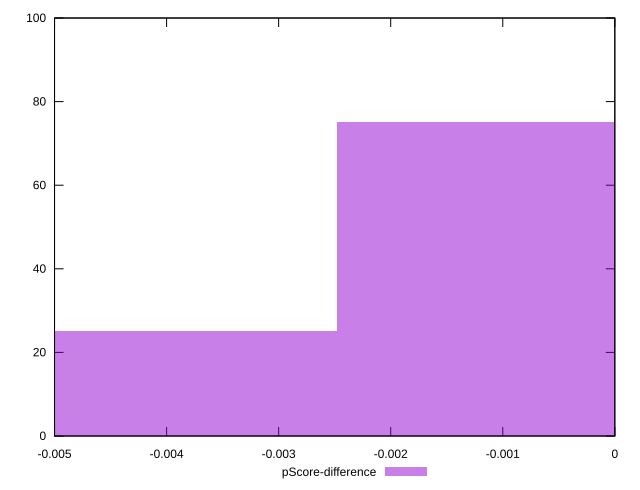

Recreate this plot in gnuplot.
reset

$pScoreDifference <<EOF
-0.004952905262457282 25
0 75
EOF

set key outside below
set boxwidth 0.004952905262457282
set xrange [-0.0050000000000000044:0]
set yrange [0:100]
set trange [0:100]
set style fill transparent solid 0.5 noborder
set terminal svg size 640, 490 enhanced background rgb 'white'
set output "reports/report_00028_2021-02-24T12-49-42.674Z/unminified-javascript/samples/agenda/pScore-difference/histogram.svg"

plot $pScoreDifference title "pScore-difference" with boxes

reset
